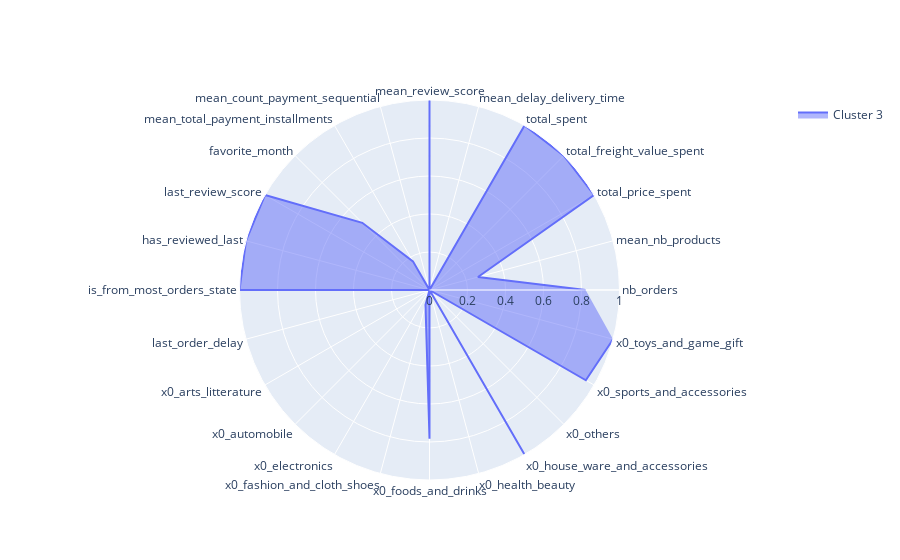

Notebook code cell kept with this figure:
### Markdown cell above
### 5 -  Cluster 3

### Code cell
utils2.plot_radars(kmeans_clusters,"kmeans_label_1",[3])

### Figure 1 — Plotly figure (JSON) as saved in the notebook; plotly's stock layout.template omitted (floating-point values rounded to 4 significant figures)
{"data": [{"fill": "toself", "name": "Cluster 3", "r": [0.8218, 0.2641, 1, 1.0, 1, 0, 1, 0, 0.1741, 0.5002, 1, 1, 1, 0, 0, 0, 0, 0.08158, 0.7829, 0, 1, 0, 0.9501, 1, 0, 0, 3], "theta": ["nb_orders", "mean_nb_products", "total_price_spent", "total_freight_value_spent", "total_spent", "mean_delay_delivery_time", "mean_review_score", "mean_count_payment_sequential", "mean_total_payment_installments", "favorite_month", "last_review_score", "has_reviewed_last", "is_from_most_orders_state", "last_order_delay", "x0_arts_litterature", "x0_automobile", "x0_electronics", "x0_fashion_and_cloth_shoes", "x0_foods_and_drinks", "x0_health_beauty", "x0_house_ware_and_accessories", "x0_others", "x0_sports_and_accessories", "x0_toys_and_game_gift"], "type": "scatterpolar"}], "layout": {"polar": {"radialaxis": {"range": [0, 1], "visible": true}}, "showlegend": true, "title": {"font": {"size": 18}, "text": "", "x": 0.5, "xanchor": "center", "y": 0.95, "yanchor": "top"}}}
